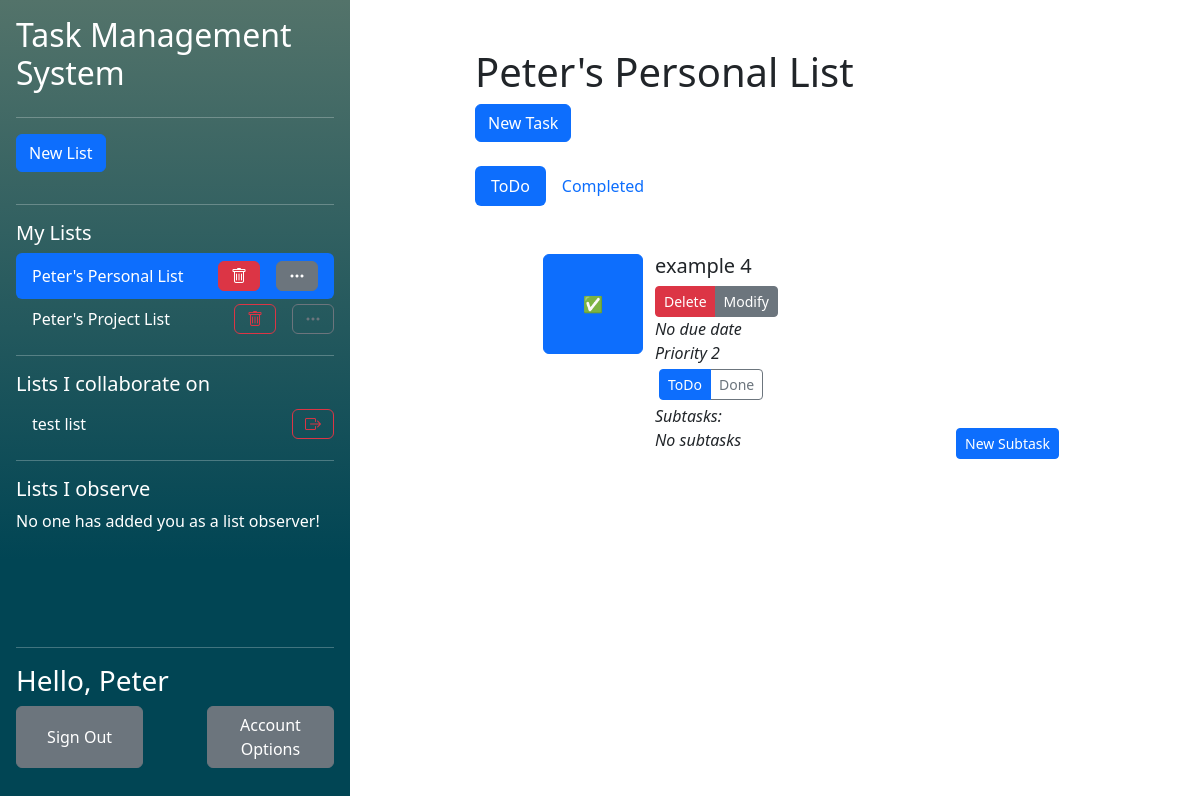
The page /php/index.php?listid=1 (signed in) on the database its author committed.
### tables this page shows
CREATE TABLE "UserLists" (
	"user_id"	TEXT,
	"list_id"	TEXT,
	"collaborator"	INTEGER,
	"observer"	INTEGER,
	PRIMARY KEY("user_id","list_id"),
	FOREIGN KEY("user_id") REFERENCES "Users"("user_id") ON DELETE CASCADE ON UPDATE CASCADE,
	FOREIGN KEY("list_id") REFERENCES "Lists"("list_id") ON DELETE CASCADE ON UPDATE CASCADE
);

CREATE TABLE "Lists"
(
    list_id        INTEGER not null
        primary key autoincrement,
    list_name      TEXT    not null,
    list_completed REAL    not null
);

CREATE TABLE "Users" (
	"user_id"	INTEGER NOT NULL,
	"user_name"	TEXT NOT NULL UNIQUE,
	"email"	TEXT NOT NULL UNIQUE,
	"password_hash"	TEXT NOT NULL,
	"first_name"	TEXT NOT NULL,
	"last_name"	TEXT NOT NULL,
	PRIMARY KEY("user_id")
);

CREATE TABLE "Tasks" (
	"task_id"	INTEGER NOT NULL UNIQUE,
	"task_name"	TEXT NOT NULL,
	"task_completed"	INTEGER NOT NULL,
	"list_id"	INTEGER NOT NULL,
	"order_in_list"	INTEGER NOT NULL,
	"assigned_collaborator_id"	INTEGER,
	"task_due_date"	INTEGER,
	"task_priority"	INTEGER,
	FOREIGN KEY("assigned_collaborator_id") REFERENCES "Users"("user_id"),
	FOREIGN KEY("list_id") REFERENCES "Lists"("list_id") ON DELETE CASCADE,
	PRIMARY KEY("task_id" AUTOINCREMENT)
);

### php/components/TaskList.php (the view, shortened to what the rows shown need)
<?php require 'components/NewTaskPopup.php';
$listid = isset($_GET['listid']) ? $_GET['listid'] : false;
?>
<h1>
    <?php if (getListNameFromID($listid) != false && array_key_exists('list_name', getListNameFromID($listid)[0])) echo getListNameFromID($listid)[0]['list_name']?>
</h1>
<?php if ($listid != false):?>
<?php if(checkUserListAccess(htmlspecialchars($listid), getUIDFromCreds())): ?>
    <button type="button" class="btn btn-primary" data-bs-toggle="modal" data-bs-target="#NewTaskModal">
        New Task
    </button>
<?php else: ?>
    A list created by <b><?php echo getListOwnerFullName($listid)?></b><br/>
<?php endif;?>
<br/><br/>
<div>
    <ul class="nav nav-pills mb-3" id="pills-tab" role="tablist">
    </ul>
</div>
<div class="tab-content" id="pills-tabContent">
    <div class="tab-pane fade show active" id="pills-todo" role="tabpanel" aria-labelledby="pills-todo-tab" tabindex="0">
        <div class="p-3">
            <ol>
                <?php
                if (getUncompletedTasksFromList($listid) != null):
                foreach (getUncompletedTasksFromList($listid) as $item):?>
                    <ul>
                            <div class="row">
                                <button class='btn btn-primary col' style="flex: none; width: 10%; min-width: 100px; height: 10%; min-height: 100px;" type='submit' name="<?php echo $item['task_id']?>" form="complete<?php echo $item['task_id']?>">✅</button>
                                <div class="col">
                                    <div class="row">
                                        <div class="col">
                                            <h5><?php echo $item['task_name']?></h5>
                                        </div>
                                        <br/>
                                        <?php if (checkUserListAccess($listid, getUIDFromCreds())):?>
                                        <div>
                                            <div class="btn-group">
                                                <button class="btn btn-danger btn-sm" onclick="window.location.href='deleteTask.php?taskid=<?php echo $item['task_id'];?>'">Delete</button>
                                                <button class="btn btn-secondary btn-sm" onclick="window.location.href='modifyTask.php?taskid=<?php echo $item['task_id'];?>'">Modify</button>
                                            </div>
                                        </div>
                                        <?php endif;?>
                                        <i><?php if(isset($item['task_due_date'])){
                                                echo "Due ".$item['task_due_date'];
                                            } else {
                                                echo 'No due date';
                                            }?></i> <br/>
                                        <i><?php if(($item['task_priority']) != 0){
                                                echo 'Priority '.$item['task_priority'];
                                            } else {
                                                echo 'No priority';
                                            }?></i>
                                    </div>
                                    <div class="">
                                        <ul class="btn-group p-1" id="pills-tab-subtask<?php echo $item['task_id']?>" role="tablist">
                                                <button class="btn btn-outline-primary active btn-sm" id="pills-subtask-uncomplete-<?php echo $item['task_id']?>-tab" data-bs-toggle="pill" data-bs-target="#pills-subtask-uncomplete-<?php echo $item['task_id']?>" type="button" roll="tab">ToDo</button>
                                                <button class="btn btn-outline-secondary btn-sm" id="pills-subtask-complete-<?php echo $item['task_id']?>-tab" data-bs-toggle="pill" data-bs-target="#pills-subtask-complete-<?php echo $item['task_id']?>" type="button" roll="tab">Done</button>
                                        </ul>
                                    </div>
                                    <div class="tab-content" id="pills-tabContent-subtask">
                                        <div class="tab-pane fade show active" id="pills-subtask-uncomplete-<?php echo $item['task_id']?>" role="tabpanel" aria-labelledby="pills-subtask-uncomplete-<?php echo $item['task_id']?>-tab" tabindex="0">
                                            <div class="flex-grow-1 align-middle"><i class="align-middle">Subtasks:</i></div>
                                            <?php if(getUncompletedSubtasksFromTask($item['task_id']) != null): ?>
                                            <div class="d-flex flex-row pb-1">
                                                <div>
                                                    <?php if (!checkObserverListAccess($listid, getUIDFromCreds())):?> <button class="btn btn-primary btn-sm" type="submit" onclick="window.location.href='newSubTask.php?taskid=<?php echo $item['task_id']?>'">New Subtask</button> <?php endif;?>
                                                </div>
                                            </div>
                                                <?php $bgcolour = true;?>
                                                <?php foreach (getUncompletedSubtasksFromTask($item['task_id']) as $subtask): ?>
                                                    <form id="completeSubtask<?php echo $subtask['sub_task_id']?>" action="<?php echo htmlspecialchars($_SERVER["PHP_SELF"])."?subtaskid=".$subtask['sub_task_id']."&type=completesubtask&listid=".$listid;?>" method="post" name="completeSubtask" style="height: 0px; width: 0px" hidden></form>
                                                    <div class=" d-flex flex-row rounded"  <?php if($bgcolour) {
                                                                                                echo 'style="background-color: darkgrey"';
                                                                                                $bgcolour = false;
                                                                                                } else{
                                                                                                $bgcolour = true;
                                                                                            }?>>
                                                            <div class="p-1">
                                                                <button form="completeSubtask<?php echo $subtask['sub_task_id']?>" class="btn btn-primary btn-sm" type="submit">✅</button>
                                                            </div>
                                                            <div class="p-1 flex-grow-1">
                                                                <i><b><?php echo $subtask["sub_task_name"];?></b></i>
                                                            </div>
                                                            <div class="p-1">
                                                                <i><?php if(isset($subtask['sub_task_due_date'])){
                                                                        echo "Due ".$subtask['sub_task_due_date'];
                                                                    } else {
                                                                        echo 'No due date';
                                                                    }?></i>
                                                            </div>
                                                                <div class="p-1 pe-2">
                                                                    <i><?php if(($subtask['sub_task_priority']) != 0){
                                                                            echo 'Priority '.$subtask['sub_task_priority'];
                                                                        } else {
                                                                            echo 'No priority';
                                                                        }?></i>
                                                                </div>
                                                    </div>
                                                <?php endforeach;?>
                                            <?php else:?>
                                            <div class="d-flex">
                                                <i class="flex-grow-1 col">No subtasks</i>
                                                <?php if (!checkObserverListAccess($listid, getUIDFromCreds())):?> <button class="btn btn-primary btn-sm" type="submit" onclick="window.location.href='newSubTask.php?taskid=<?php echo $item['task_id']?>'">New Subtask</button> <?php endif;?>
                                            </div>
                                            <?php endif;?>
                                        </div>
                                    </div>
                                </div>
                            </div>
                    </ul>
                <?php endforeach;
                else:?>
                <h2>You have no Tasks!</h2>
                Create a task using the new task button, or ask the list administrator.
                <?php endif;?>
            </ol>
        </div>
    </div>
</div>
<?php else: ?>
<h1>No List selected!</h1>
Create or select a list using the sidebar!
<?php endif;?>

### php/index.php (shortened to what the rows shown need)
<?php
    require ('functions/DatabaseFunctions.php');
    require ('functions/TaskFunctions.php');
    $name = getFirstName();
?>
<?php require "../css/css.php"?>
<?php require "components/pagetop.php"?>
<main class="d-flex flex-nowrap h-100">
    <div class="d-flex flex-column flex-shrink-0 p-3 background align-items-stretch h-100" style="width: 350px">
        <h2>Task Management System</h2>
        <?php require 'components/ListList.php'?>
        <div class="mt-auto">
            <hr/>
            <h3>Hello, <?php echo $name?></h3>
            <form class="d-flex flex-row mb-3 justify-content-between" method="post" action="accountOptions.php">
                <button class="btn btn-secondary" style="width: 40%" type="submit" name="signOut" value="signOut">Sign Out</button>
                <button class="btn btn-secondary" style="width: 40%" type="submit">Account Options</button>
            </form>
        </div>
    </div>
    <div class="mx-auto w-50 m-5">
        <?php require 'components/TaskList.php'?>
    </div>
</main>

### php/components/ListList.php (shortened to what the rows shown need)
<?php $ListIDInURL = isset($_GET['listid']) ? $_GET['listid'] : false;?>
<ul class="nav nav-pills flex-column mb-auto overflow-y-auto">
    <?php
    if (getOwnedListsForCurrentUser() != null):
        foreach (getOwnedListsForCurrentUser() as $listID):
            if($listID[0] == $ListIDInURL):?>
                <li class="hstack gap-3 nav-link active text-white">
                    <div class="">
                        <?php echo getListNameFromID($listID[0])[0][0]?>
                    </div>
                    <button class="btn btn-danger ms-auto" onclick="location.href='listAction.php?action=delete&listid=<?php echo $ListIDInURL?>'"><i class="bi bi-trash"></i></button>
                    <button class="btn btn-secondary"  onclick="location.href='modifyList.php?listid=<?php echo $ListIDInURL?>'"><i class="bi bi-three-dots"></i></button>
                </li>
            <?php else:?>
                <li class="hstack gap-3">
                    <div class="nav-link text-white">
                        <a class="navbarList" href="<?php echo "index.php?listid=$listID[0]"?>">
                            <?php echo getListNameFromID($listID[0])[0][0]?>
                        </a>
                    </div>
                    <button class="btn btn-outline-danger ms-auto" onclick="location.href='listAction.php?action=delete&listid=<?php echo $ListIDInURL?>'"><i class="bi bi-trash"></i></button>
                    <button class="btn btn-outline-secondary" onclick="location.href='modifyList.php?listid=<?php echo $ListIDInURL?>'"><i class="bi bi-three-dots"></i></button>
                </li>
            <?php endif;?>
    <?php endforeach;
    else:?>
        You have not created a list! Click the <b>"New List"</b> button to get started!
    <?php endif;?>
    <?php
    if (getCollabListsForCurrentUser() != null):
        foreach (getCollabListsForCurrentUser() as $listID):
            if($listID[0] == $ListIDInURL):?>
                <li class="hstack gap-3 nav-link active text-white">
                    <div class="">
                        <?php echo getListNameFromID($listID[0])[0][0]?>
                    </div>
                    <button class="btn btn-danger ms-auto" onclick="location.href='listAction.php?action=leave&listid=<?php echo $ListIDInURL?>'"><i class="bi bi-box-arrow-right"></i></button>
                </li>
            <?php else:?>
                <li class="hstack gap-3">
                    <div class="nav-link text-white">
                        <a class="navbarList" href="<?php echo "index.php?listid=$listID[0]"?>">
                            <?php echo getListNameFromID($listID[0])[0][0]?>
                        </a>
                    </div>
                    <button class="btn btn-outline-danger ms-auto" onclick="location.href='listAction.php?action=leave&listid=<?php echo $ListIDInURL?>'"><i class="bi bi-box-arrow-right"></i></button>
                </li>
            <?php endif;?>
        <?php endforeach;
     else:?>
     No one has shared a list with you!
    <?php endif;?>
    <?php if (getObserverListsForCurrentUser() != null):
        foreach (getObserverListsForCurrentUser() as $listID):
        if($listID[0] == $ListIDInURL):?>
            <li class="hstack gap-3 nav-link active text-white">
                <div class="">
                    <?php echo getListNameFromID($listID[0])[0][0]?>
                </div>
                <button class="btn btn-danger ms-auto" onclick="location.href='listAction.php?action=leave&listid=<?php echo $ListIDInURL?>'"><i class="bi bi-box-arrow-right"></i></button>
            </li>
        <?php else:?>
            <li class="hstack gap-3">
                <div class="nav-link text-white">
                    <a class="navbarList" href="<?php echo "index.php?listid=$listID[0]"?>">
                        <?php echo getListNameFromID($listID[0])[0][0]?>
                    </a>
                </div>
                <button class="btn btn-outline-danger ms-auto" onclick="location.href='listAction.php?action=leave&listid=<?php echo $ListIDInURL?>'"><i class="bi bi-box-arrow-right"></i></button>
            </li>
        <?php endif;?>
    <?php endforeach; else:?>
    No one has added you as a list observer!
    <?php endif;?>
</ul>

### rows shown on the page
userlists: list.list_name "Peter's Personal List"
userlists: list.list_name "Peter's Project List"
userlists: list.list_name "test list"
users: name "Peter"
lists: list_name "Peter's Personal List"
tasks: task_name "example 4", shows "No due date", task_priority "2"
